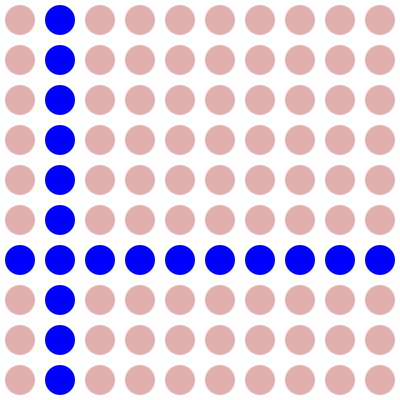
Frame 1 (no input)
Frame 60 (the mouse pressed at the canvas centre just before this capture): identical to frame 1, image omitted
Frame 120 (the mouse held since frame 60 and released just before this capture): identical to frame 1, image omitted

The Processing sketch that drew this single still picture (run headless with seeded random() and noise(); from frame 60 on, the mouse is pressed at the canvas centre):

// Processing sketch: circlegrid
// ── circlegrid.pde
void setup()
{
  size(400,400);
  noStroke();
  fill(180,50, 50, 100);
}
 
void draw()
{
  background(255);
 
  for (int row=0; row<10; row = row+1)
  {
     
    for (int col=0; col<10; col = col+1)
    {
      if (col==1) {
       
        fill(0,0,255);
        ellipse(20 + col*40, 20 + row*40,30,30);
      }
      
      else if (row==6) {
         
        fill(0,0,255);
        ellipse(20 + col*40, 20 + row*40,30,30);
      }
      else {
        
        fill(180,50, 50, 100);
        ellipse(20 + col*40, 20 + row*40,30,30);
      }  
    }
  } 
  
 
}
